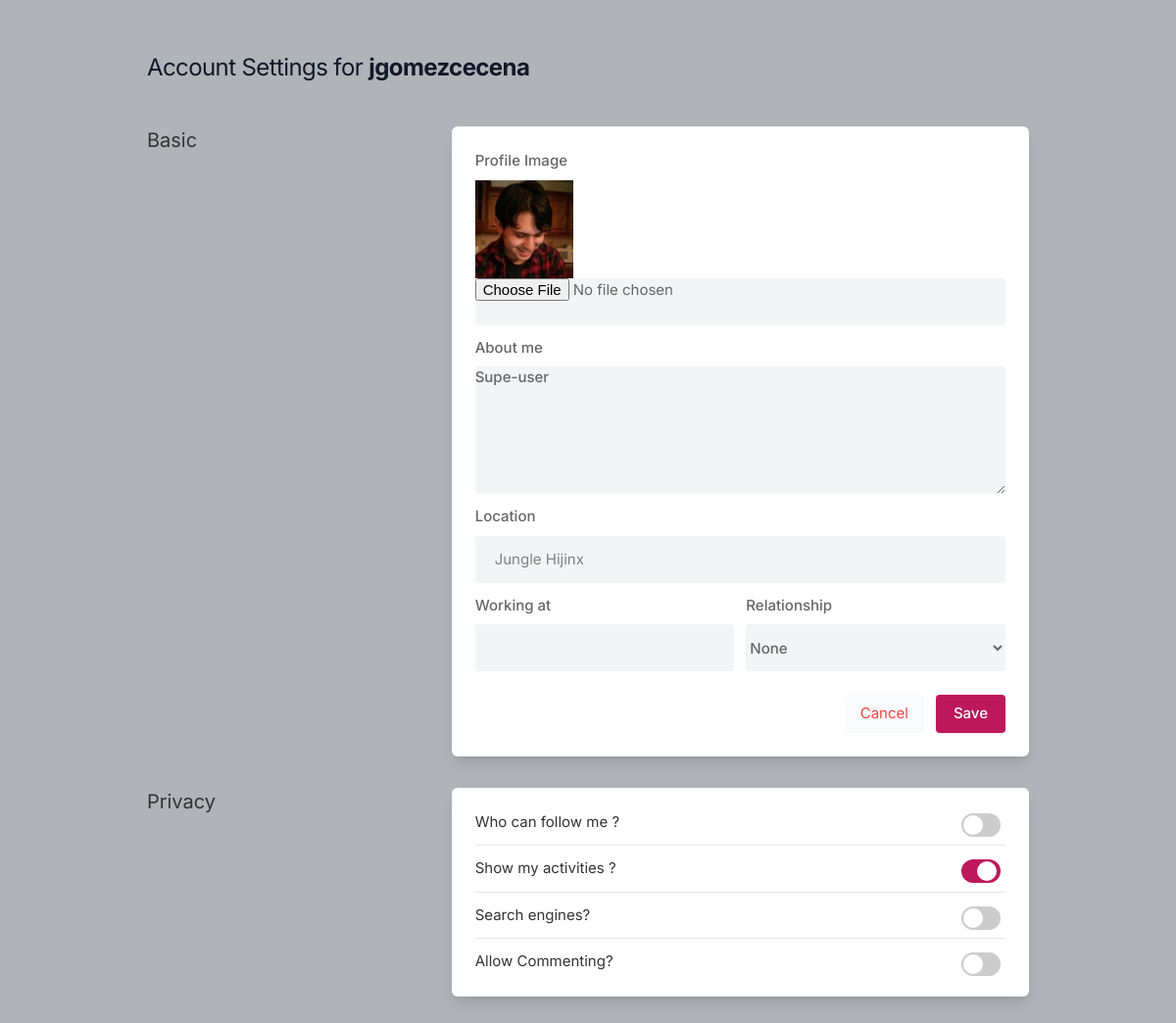
Page /settings/ (signed in) on the committed database.
### core/models.py (models this page shows, shortened)
class Profile(models.Model):
    user = models.ForeignKey(get_user_model(), on_delete=models.CASCADE)
    id_user = models.IntegerField()
    name = models.CharField(max_length=100)
    bio = models.TextField(blank=True)
    image = models.ImageField(upload_to='profile_images/', default='default.png')
    location = models.CharField(max_length=100)

### core/views.py (the view, shortened to what this page needs)
# urls.py: path('settings/', views.settings, name='settings'),
@login_required(login_url='core:login_form')
def settings(request):
    user_profile = Profile.objects.get(user=request.user)
    return render(request, 'setting.html', {'user_profile': user_profile})

### templates/setting.html (shortened to what this page needs)
{% load static %}
<!DOCTYPE html>
<html lang="en">
<head>
    <link rel="stylesheet" href="{% static 'assets/css/icons.css' %}">
    <link rel="stylesheet" href="{% static 'assets/css/uikit.css' %}">
    <link rel="stylesheet" href="{% static 'assets/css/style.css' %}">
    <link rel="stylesheet" href="{% static 'assets/css/tailwind.css' %}">
</head>
<body>
            <div class="container m-auto">
                <h1 class="text-2xl leading-none text-gray-900 tracking-tight mt-3"> Account Settings for <b>{{ user.username }}</b> </h1>
                <div class="grid lg:grid-cols-3 mt-12 gap-8">
                    <div>
                        <h3 class="text-xl mb-2"> Basic</h3>
                    </div>
                    <div class="bg-white rounded-md lg:shadow-lg shadow col-span-2">
                       <form method="post" enctype="multipart/form-data">
                       <div class="grid grid-cols-2 gap-3 lg:p-6 p-4">
                           <div class="col-span-2">
                                <label for=""> Profile Image</label>
                               <div class="">
                                    <img width="100" height="100" class="justify-center" src="{{ user_profile.image.url }}" alt="{{ user_profile.image }}">
                               </div>
                                <input type="file" name="image"  class="shadow-none bg-gray-100">
                            </div>
                            <div class="col-span-2">
                                <label for="about">About me</label>
                                <textarea id="about" name="bio" rows="3"  class="shadow-none bg-gray-100">{{ user_profile.bio }}</textarea>
                            </div>
                            <div class="col-span-2">
                                <label for=""> Location</label>
                                <input type="text" placeholder="" name="location" class="shadow-none bg-gray-100" value="{{ user_profile.location }}">
                            </div>
                            <div>
                               <label for=""> Working at</label>
                               <input type="text" placeholder="" class="shadow-none bg-gray-100">
                            </div>
                            <div>
                               <label for=""> Relationship </label>
                               <select id="relationship" name="relationship"  class="shadow-none bg-gray-100">
                                <option value="0">None</option>
                              </select>
                            </div>
                       </div>
                       <div class="bg-gray-10 p-6 pt-0 flex justify-end space-x-3">
                           <button class="p-2 px-4 rounded bg-gray-50 text-red-500"> Cancel </button>
                           <button  type="submit" class="button bg-blue-700"> Save </button>
                       </div>
                        </form>
                    </div>
                    <div>
                        <h3 class="text-xl mb-2"> Privacy</h3>
                    </div>
                    <div class="bg-white rounded-md lg:shadow-lg shadow lg:p-6 p-4 col-span-2">
                    <div class="space-y-3">
                        <div class="flex justify-between items-center">
                            <div>
                                <h4> Who can follow me ?</h4>
                            </div>
                            <div class="switches-list -mt-8 is-large">
                                <div class="switch-container">
                                    <label class="switch"><input type="checkbox"><span class="switch-button"></span> </label>
                                </div>
                            </div>
                        </div>
                        <hr>
                        <div class="flex justify-between items-center">
                            <div>
                                <h4> Show my activities ?</h4>
                            </div>
                            <div class="switches-list -mt-8 is-large">
                                <div class="switch-container">
                                    <label class="switch"><input type="checkbox" checked><span class="switch-button"></span> </label>
                                </div>
                            </div>
                        </div>
                        <hr>
                        <div class="flex justify-between items-center">
                            <div>
                                <h4> Search engines?</h4>
                            </div>
                            <div class="switches-list -mt-8 is-large">
                                <div class="switch-container">
                                    <label class="switch"><input type="checkbox"><span class="switch-button"></span> </label>
                                </div>
                            </div>
                        </div>
                        <hr>
                        <div class="flex justify-between items-center">
                            <div>
                                <h4> Allow Commenting?</h4>
                            </div>
                            <div class="switches-list -mt-8 is-large">
                                <div class="switch-container">
                                    <label class="switch"><input type="checkbox"><span class="switch-button"></span> </label>
                                </div>
                            </div>
                        </div>
                    </div>
                    </div>
                    <br>
                </div>
            </div>
</body>
</html>

### rows in the picture
Profile: image (placeholder picture), bio "Supe-user", location "Jungle Hijinx"

### other values in the picture
{{ user.username }} "jgomezcecena"
